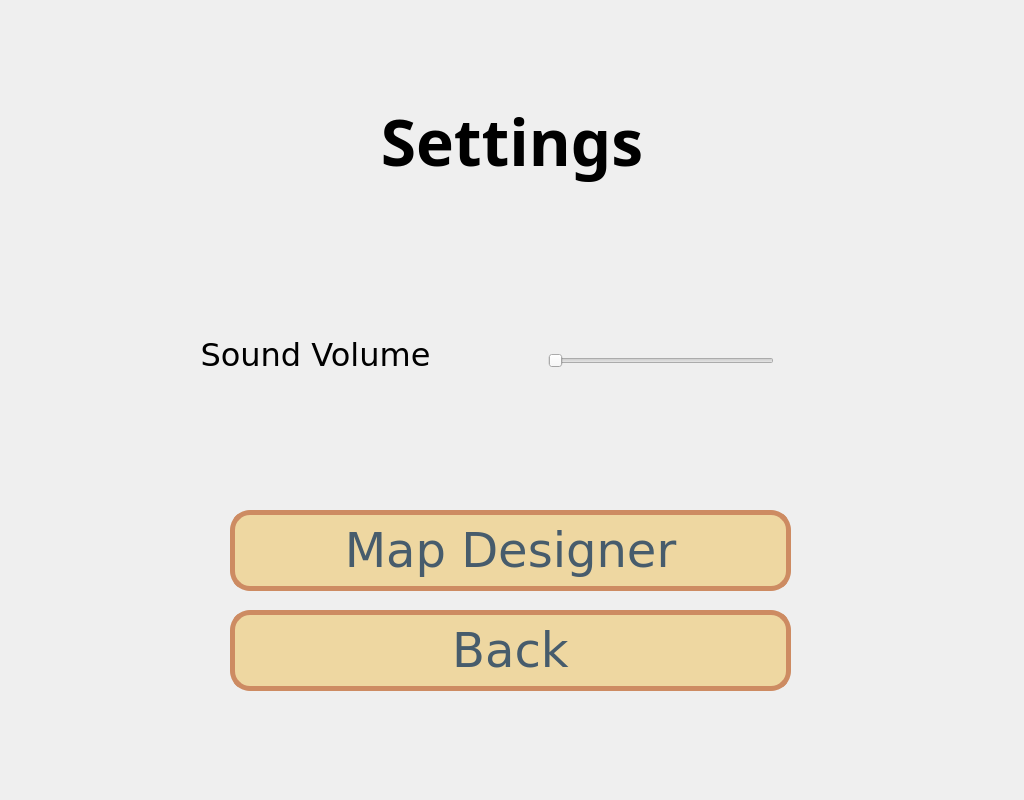
<?xml version="1.0" encoding="UTF-8"?>
<ui version="4.0">
 <class>settings</class>
 <widget class="QWidget" name="settings">
  <property name="geometry">
   <rect>
    <x>0</x>
    <y>0</y>
    <width>1024</width>
    <height>800</height>
   </rect>
  </property>
  <property name="windowTitle">
   <string>Form</string>
  </property>
  <widget class="QLabel" name="sound_value">
   <property name="geometry">
    <rect>
     <x>790</x>
     <y>350</y>
     <width>71</width>
     <height>20</height>
    </rect>
   </property>
   <property name="font">
    <font>
     <family>Verdana</family>
    </font>
   </property>
   <property name="text">
    <string/>
   </property>
   <property name="alignment">
    <set>Qt::AlignCenter</set>
   </property>
  </widget>
  <widget class="QSlider" name="sound">
   <property name="geometry">
    <rect>
     <x>548</x>
     <y>350</y>
     <width>226</width>
     <height>22</height>
    </rect>
   </property>
   <property name="baseSize">
    <size>
     <width>0</width>
     <height>26</height>
    </size>
   </property>
   <property name="font">
    <font>
     <family>Verdana</family>
    </font>
   </property>
   <property name="styleSheet">
    <string notr="true"/>
   </property>
   <property name="maximum">
    <number>100</number>
   </property>
   <property name="singleStep">
    <number>5</number>
   </property>
   <property name="pageStep">
    <number>1</number>
   </property>
   <property name="orientation">
    <enum>Qt::Horizontal</enum>
   </property>
  </widget>
  <widget class="QLabel" name="sound_label">
   <property name="geometry">
    <rect>
     <x>150</x>
     <y>320</y>
     <width>331</width>
     <height>71</height>
    </rect>
   </property>
   <property name="font">
    <font>
     <family>Verdana</family>
    </font>
   </property>
   <property name="text">
    <string>&lt;html&gt;&lt;head/&gt;&lt;body&gt;&lt;p&gt;&lt;span style=&quot; font-size:24pt;&quot;&gt;Sound Volume&lt;/span&gt;&lt;/p&gt;&lt;/body&gt;&lt;/html&gt;</string>
   </property>
   <property name="alignment">
    <set>Qt::AlignCenter</set>
   </property>
  </widget>
  <widget class="QLabel" name="label">
   <property name="geometry">
    <rect>
     <x>197</x>
     <y>50</y>
     <width>630</width>
     <height>181</height>
    </rect>
   </property>
   <property name="font">
    <font>
     <family>Verdana Pro Cond Black</family>
     <pointsize>48</pointsize>
     <bold>true</bold>
    </font>
   </property>
   <property name="text">
    <string>Settings</string>
   </property>
   <property name="alignment">
    <set>Qt::AlignCenter</set>
   </property>
  </widget>
  <widget class="QPushButton" name="back">
   <property name="geometry">
    <rect>
     <x>230</x>
     <y>610</y>
     <width>561</width>
     <height>81</height>
    </rect>
   </property>
   <property name="font">
    <font>
     <family>Verdana</family>
     <pointsize>-1</pointsize>
     <italic>false</italic>
     <bold>false</bold>
    </font>
   </property>
   <property name="styleSheet">
    <string notr="true"> background-color: rgb(238,215,161);
    border-style: solid;
    color:  rgb(71,92,108);
    border-width: 5px;
    border-radius: 20px;
    border-color: rgb(205,139,98);
    font: 48px;
    padding: 6px;
</string>
   </property>
   <property name="text">
    <string>Back</string>
   </property>
  </widget>
  <widget class="QPushButton" name="map_design">
   <property name="geometry">
    <rect>
     <x>230</x>
     <y>510</y>
     <width>561</width>
     <height>81</height>
    </rect>
   </property>
   <property name="font">
    <font>
     <family>Verdana</family>
     <pointsize>-1</pointsize>
     <italic>false</italic>
     <bold>false</bold>
    </font>
   </property>
   <property name="styleSheet">
    <string notr="true"> background-color: rgb(238,215,161);
    border-style: solid;
    color:  rgb(71,92,108);
    border-width: 5px;
    border-radius: 20px;
    border-color: rgb(205,139,98);
    font: 48px;
    padding: 6px;
</string>
   </property>
   <property name="text">
    <string>Map Designer</string>
   </property>
  </widget>
 </widget>
 <resources/>
 <connections/>
</ui>
